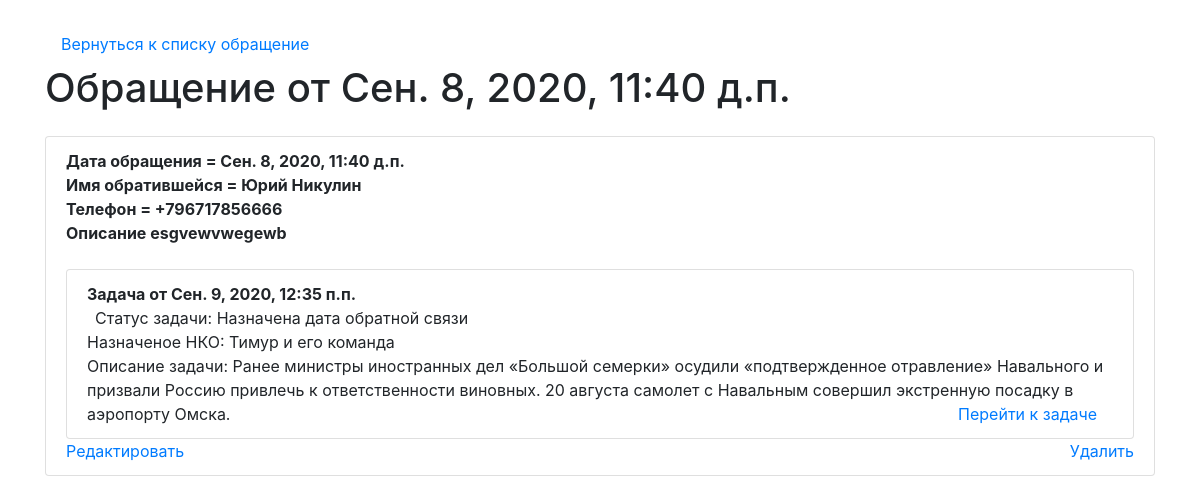
The app's page /cl/detail/1 with its own data.
### crisis_line/models.py (models this page shows, shortened)
class Case(models.Model):
    create_date = models.DateTimeField(auto_now=True, verbose_name='Дата обращения')
    name = models.CharField(max_length=50, verbose_name='Имя обратившейся')
    phone = models.CharField(max_length=30, verbose_name='Телефон обратившейся')
    email = models.EmailField()
    description = models.TextField("Описание обращения")
    class Meta:
        verbose_name='Обращение'
        verbose_name_plural='обращения'

class Task(models.Model):
    create_date = models.DateTimeField(auto_now=True, verbose_name='Дата обращения')
    description = models.TextField("Описание задачи")
    status = models.CharField(choices = (
            ('Назначена дата обратной связи', 'Назначена дата обратной связи'),
            ('Ожидает обратной связи', 'Ожидает обратной связи'),
            ('Задача выполнена', 'Задача выполнена'),
        ),
        max_length=40, verbose_name='Статус задачи'
    )
    case = models.ForeignKey(Case, on_delete=models.CASCADE, null=True)
    nko = models.ForeignKey(Nko, on_delete=models.SET_NULL, null=True)
    class Meta:
        verbose_name='Задачу по обращению'
        verbose_name_plural='Задачи по обращению'

class Nko(models.Model):
    title = models.CharField(max_length=150, verbose_name='Название организации')
    phone = models.CharField(max_length=30, verbose_name='Телефон организации')
    description = models.TextField("Описание организации")
    class Meta:
        verbose_name='Некоммерческую организацию'
        verbose_name_plural='Некоммерческие организации'
    def __str__(self):
        return self.title

### crisis_line/views.py (the view)
# urls.py: path('detail/<int:pk>', views.HomeDetailView.as_view(), name='detail'),
class HomeDetailView(DetailView):
    model = Case
    template_name = 'detail.html'
    context_object_name = 'get_case'

### crisis_line/templates/detail.html (shortened to what this page needs)
<!doctype html>
<html lang="en">
  <head>
    <link rel="stylesheet" href="https://stackpath.bootstrapcdn.com/bootstrap/4.5.0/css/bootstrap.min.css">
  </head>
  <body>
    <div class="container mt-4">
      <ul class="nav">
      <li class="nav-item">
      <a class="nav-link active" href="{% url 'home' %}">Вернуться к списку обращение</a>
      </li>
      </ul>
    <h1>Обращение от {{get_case.create_date }}</h1>
    <ul class="list-group mt-4">
      <li class="list-group-item">
        <b>Дата обращения = {{ get_case.create_date }}</b><br>
        <b>Имя обратившейся = {{ get_case.name }}</b><br>
        <b>Телефон = {{ get_case.phone }}</b><br>
        <b>Описание {{ get_case.description }}</b>
        {% for task in get_case.task_set.all %}
        <ul class="list-group mt-4">
          <li class="list-group-item">
            <b>Задача от {{ task.create_date }}</b><br>
               <span class="m-2">Статус задачи: {{ task.status }}</span><br>
               <span>Назначеное НКО: {{ task.nko }}</span><br>
               <span>Описание задачи: {{ task.description }}</span>
               <span class="float-right mr-3"><a href="#">Перейти к задаче</a></span>
          </li>
        </ul>
        {% endfor %}
        <span class="mt-5"><a href="">Редактировать</a><span>
        <span class="float-right"><a href="">Удалить</a><span>
      </li>
    </ul>
    </div>
  </body>
</html>

### records on screen
Case: create_date "Сен. 8, 2020, 11:40 д.п.", name "Юрий Никулин", phone "+796717856666", description "esgvewvwegewb"
Task: create_date "Сен. 9, 2020, 12:35 п.п.", status "Назначена дата обратной связи", nko "Тимур и его команда", description "Ранее министры иностранных дел «Большой семерки» осудили «подтвержденное отравление» Навального и призвали Россию привлечь к ответственности виновных. 20 августа самолет с Навальным совершил экстренную посадку в аэропорту Омска."
